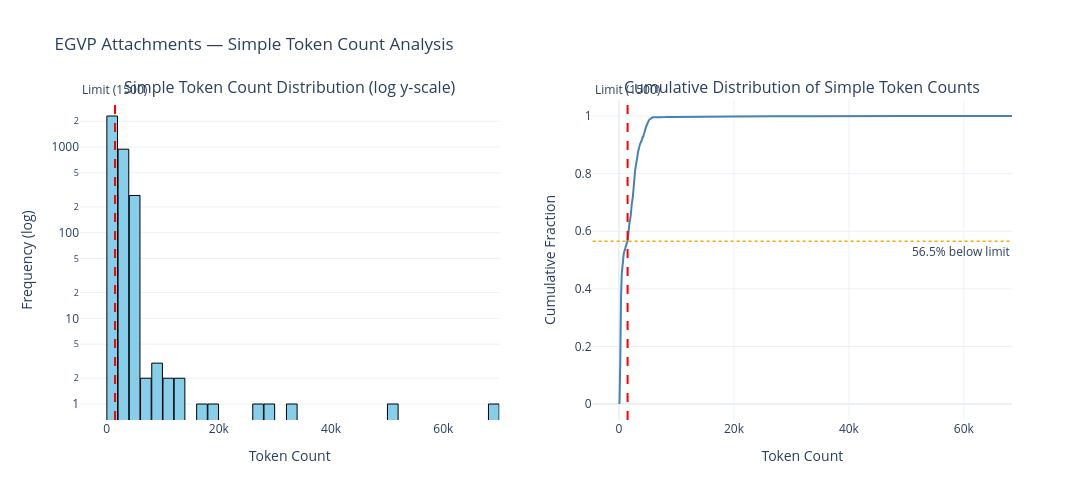

The notebook cell saved with this chart:
### Code cell
import numpy as np
import plotly.graph_objects as go
from plotly.subplots import make_subplots

tokens = egvp_sampled_one_month["simple_token_count"]
limit = max_attachment_length_tokens_egvp

# CDF data
sorted_tokens = np.sort(tokens)
cdf = np.arange(1, len(sorted_tokens) + 1) / len(sorted_tokens)
pct_below = (tokens <= limit).mean() * 100

fig = make_subplots(
    rows=1, cols=2,
    subplot_titles=(
        "Simple Token Count Distribution (log y-scale)",
        "Cumulative Distribution of Simple Token Counts",
    ),
)

# Left: histogram with log y-scale
fig.add_trace(
    go.Histogram(
        x=tokens,
        nbinsx=50,
        marker=dict(color="skyblue", line=dict(color="black", width=1)),
        name="Token count",
        hovertemplate="Tokens: %{x}<br>Count: %{y}<extra></extra>",
    ),
    row=1, col=1,
)

# Right: CDF
fig.add_trace(
    go.Scatter(
        x=sorted_tokens,
        y=cdf,
        mode="lines",
        line=dict(color="steelblue", width=2),
        name="CDF",
        hovertemplate="Tokens ≤ %{x}<br>Fraction: %{y:.2%}<extra></extra>",
    ),
    row=1, col=2,
)

# Limit line on both subplots
for col in (1, 2):
    fig.add_vline(
        x=limit, line=dict(color="red", dash="dash", width=2),
        annotation_text=f"Limit ({limit})", annotation_position="top",
        row=1, col=col,
    )

# % below limit guide line on the CDF
fig.add_hline(
    y=pct_below / 100, line=dict(color="orange", dash="dot", width=1.5),
    annotation_text=f"{pct_below:.1f}% below limit", annotation_position="bottom right",
    row=1, col=2,
)

fig.update_yaxes(type="log", title_text="Frequency (log)", row=1, col=1)
fig.update_xaxes(title_text="Token Count", row=1, col=1)
fig.update_yaxes(title_text="Cumulative Fraction", row=1, col=2)
fig.update_xaxes(title_text="Token Count", row=1, col=2)

fig.update_layout(
    title_text="EGVP Attachments — Simple Token Count Analysis",
    showlegend=False,
    template="plotly_white",
    height=500, width=1100,
    bargap=0.05,
)

fig.show()

print(tokens.describe().round())
print(f"\n% above limit: {(tokens > limit).mean()*100:.1f}%")

### Figure 1 — Plotly figure (JSON) as saved in the notebook; plotly's stock layout.template omitted (floating-point values rounded to 4 significant figures; data arrays with more than 128 entries replaced by an {"elided": "..."} marker saying what was removed)
{"data": [{"hovertemplate": "Tokens: %{x}<br>Count: %{y}<extra></extra>", "marker": {"color": "skyblue", "line": {"color": "black", "width": 1}}, "name": "Token count", "nbinsx": 50, "type": "histogram", "x": {"elided": "3536 int values"}, "xaxis": "x", "yaxis": "y"}, {"hovertemplate": "Tokens ≤ %{x}<br>Fraction: %{y:.2%}<extra></extra>", "line": {"color": "steelblue", "width": 2}, "mode": "lines", "name": "CDF", "type": "scatter", "x": {"elided": "3536 int values"}, "xaxis": "x2", "y": {"elided": "3536 float values"}, "yaxis": "y2"}], "layout": {"annotations": [{"font": {"size": 16}, "showarrow": false, "text": "Simple Token Count Distribution (log y-scale)", "x": 0.225, "xanchor": "center", "xref": "paper", "y": 1, "yanchor": "bottom", "yref": "paper"}, {"font": {"size": 16}, "showarrow": false, "text": "Cumulative Distribution of Simple Token Counts", "x": 0.775, "xanchor": "center", "xref": "paper", "y": 1, "yanchor": "bottom", "yref": "paper"}, {"showarrow": false, "text": "Limit (1500)", "x": 1500, "xanchor": "center", "xref": "x", "y": 1, "yanchor": "bottom", "yref": "y domain"}, {"showarrow": false, "text": "Limit (1500)", "x": 1500, "xanchor": "center", "xref": "x2", "y": 1, "yanchor": "bottom", "yref": "y2 domain"}, {"showarrow": false, "text": "56.5% below limit", "x": 1, "xanchor": "right", "xref": "x2 domain", "y": 0.5653, "yanchor": "top", "yref": "y2"}], "bargap": 0.05, "height": 500, "shapes": [{"line": {"color": "red", "dash": "dash", "width": 2}, "type": "line", "x0": 1500, "x1": 1500, "xref": "x", "y0": 0, "y1": 1, "yref": "y domain"}, {"line": {"color": "red", "dash": "dash", "width": 2}, "type": "line", "x0": 1500, "x1": 1500, "xref": "x2", "y0": 0, "y1": 1, "yref": "y2 domain"}, {"line": {"color": "orange", "dash": "dot", "width": 1.5}, "type": "line", "x0": 0, "x1": 1, "xref": "x2 domain", "y0": 0.5653, "y1": 0.5653, "yref": "y2"}], "showlegend": false, "title": {"text": "EGVP Attachments — Simple Token Count Analysis"}, "width": 1100, "xaxis": {"anchor": "y", "domain": [0, 0.45], "title": {"text": "Token Count"}}, "xaxis2": {"anchor": "y2", "domain": [0.55, 1], "title": {"text": "Token Count"}}, "yaxis": {"anchor": "x", "domain": [0, 1], "title": {"text": "Frequency (log)"}, "type": "log"}, "yaxis2": {"anchor": "x2", "domain": [0, 1], "title": {"text": "Cumulative Fraction"}}}}
